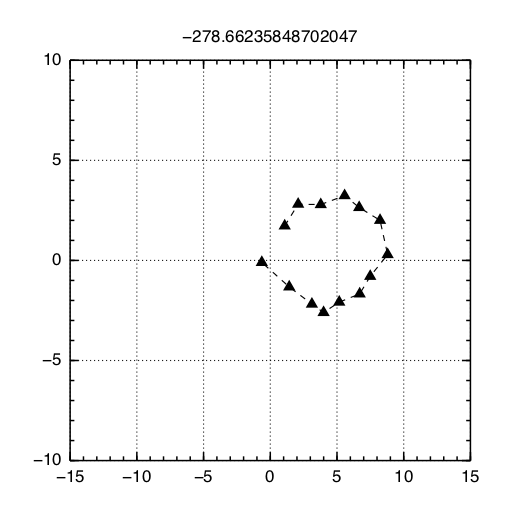

The script that drew this image:
include("Grammar.jl")
include("Inside.jl")

TEST = [ ones(14, 1) zeros(14, 1) ]
TEST = TEST + 0.4* randn(14,2)
x = linspace( 0, 3*pi, 15 )
TEST2 = [diff(x) diff(sin(x))]
TEST2 = TEST2 + 0.4* randn(14,2)
x1 = linspace( -5, 5, 8 )
x2 = linspace(5,-5, 8)
TEST3 = [diff(x1) diff( sqrt(36-x1.^2))]
TEST3 = [TEST3; diff(x2) diff( -sqrt(36-x2.^2))]
TEST3 = TEST3 + 0.4* randn(14,2)

#TEST = TEST2
TEST = TEST3
show(TEST)
grammar = "./line.cnf"

A, B, S = loadGrammar(grammar)
println("CYK parsing"*grammar)
GT = CYK(TEST, A, B)
println("Parsing Tree")
loglik = buildTree(GT, S, TEST)
println(loglik)
println()

using Winston
path = cumsum(TEST)
p = FramedPlot("title", string(loglik))
setattr(p, "xrange", (-15,15))
setattr(p, "yrange", (-10,10))
setattr(p, "aspect_ratio", 1)
setattr(p.frame1, "draw_grid", true )
add(p, Points(path[:,1], path[:,2], "symboltype", "half filled triangle"))
add(p, Curve(path[:,1], path[:,2], "linetype", "longdashed"))
file(p, "test.png")
